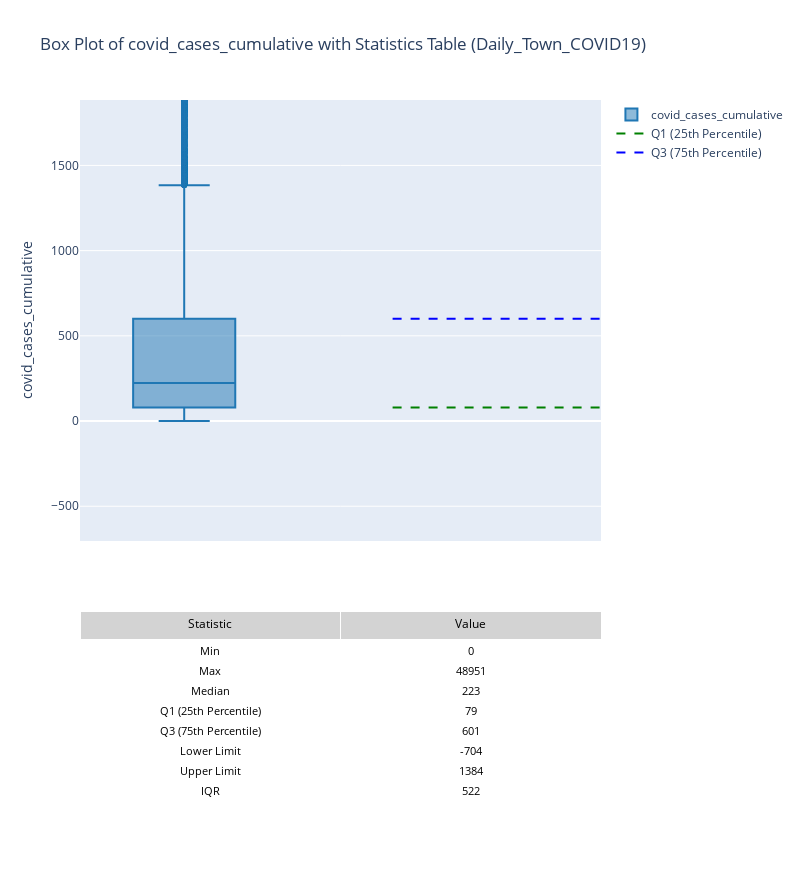

Source (notebook cell):
### Markdown cell above
### Box Plot of covid_cases_cumulative (Daily_Town_COVID19)

### Code cell
# Calculate IQR values
Q1 = Daily_Town_COVID19['covid_cases_cumulative'].quantile(0.25)
Q3 = Daily_Town_COVID19['covid_cases_cumulative'].quantile(0.75)
IQR = Q3 - Q1
lower_limit = Q1 - 1.5 * IQR
upper_limit = Q3 + 1.5 * IQR
min_value = Daily_Town_COVID19['covid_cases_cumulative'].min()
max_value = Daily_Town_COVID19['covid_cases_cumulative'].max()
median_value = Daily_Town_COVID19['covid_cases_cumulative'].median()

# Create a subplot with 2 rows: one for the box plot, one for the table
fig_BC = make_subplots(
    rows=2, cols=1,
    row_heights=[0.7, 0.3],  # Allocate space for the graph and table
    vertical_spacing=0.1,
    specs=[[{"type": "xy"}], [{"type": "table"}]]  # First row: xy plot, second row: table
)

# Add the box plot layer
fig_BC.add_trace(
    go.Box(
        y=Daily_Town_COVID19['covid_cases_cumulative'],
        name='covid_cases_cumulative',
        boxpoints='outliers',  # Show outliers as individual points
        marker=dict(color='#1f77b4', outliercolor='#ff7f0e', size=6),  # Outliers in a different color
        line=dict(color='#1f77b4')
    ),
    row=1, col=1
)

# Add IQR lines
fig_BC.add_trace(
    go.Scatter(
        x=[-0.5, 0.5],  # Extend the line horizontally
        y=[Q1, Q1],
        mode='lines',
        line=dict(color='green', dash='dash'),
        name='Q1 (25th Percentile)'
    ),
    row=1, col=1
)
fig_BC.add_trace(
    go.Scatter(
        x=[-0.5, 0.5],
        y=[Q3, Q3],
        mode='lines',
        line=dict(color='blue', dash='dash'),
        name='Q3 (75th Percentile)'
    ),
    row=1, col=1
)

# Add the table with statistics
fig_BC.add_trace(
    go.Table(
        header=dict(
            values=["Statistic", "Value"],
            fill_color="lightgrey",
            align="center",
            font=dict(size=12, color="black")
        ),
        cells=dict(
            values=[
                ["Min", "Max", "Median", "Q1 (25th Percentile)", "Q3 (75th Percentile)", "Lower Limit", "Upper Limit", "IQR"],
                [min_value, max_value, median_value, Q1, Q3, lower_limit, upper_limit, IQR]
            ],
            fill_color="white",
            align="center",
            font=dict(size=11, color="black")
        )
    ),
    row=2, col=1
)

# Update layout for better visibility
fig_BC.update_layout(
    title='Box Plot of covid_cases_cumulative with Statistics Table (Daily_Town_COVID19)',
    xaxis_title='',
    yaxis_title='covid_cases_cumulative',
    yaxis=dict(range=[lower_limit, upper_limit + 500]),  # Slightly extend the range for clarity
    height=880,  # Adjust height to accommodate both graph and table
    width=800,
    showlegend=True,  # Show legend for IQR lines
    xaxis=dict(showticklabels=False)
)

# Show the plot
fig_BC.show()

### Figure 1 — Plotly figure (JSON) as saved in the notebook; plotly's stock layout.template omitted (floating-point values rounded to 4 significant figures; data arrays with more than 128 entries replaced by an {"elided": "..."} marker saying what was removed)
{"data": [{"boxpoints": "outliers", "line": {"color": "#1f77b4"}, "marker": {"color": "#1f77b4", "outliercolor": "#ff7f0e", "size": 6}, "name": "covid_cases_cumulative", "type": "box", "xaxis": "x", "y": {"elided": "42777 int values"}, "yaxis": "y"}, {"line": {"color": "green", "dash": "dash"}, "mode": "lines", "name": "Q1 (25th Percentile)", "type": "scatter", "x": [-0.5, 0.5], "xaxis": "x", "y": [79, 79], "yaxis": "y"}, {"line": {"color": "blue", "dash": "dash"}, "mode": "lines", "name": "Q3 (75th Percentile)", "type": "scatter", "x": [-0.5, 0.5], "xaxis": "x", "y": [601, 601], "yaxis": "y"}, {"cells": {"align": "center", "fill": {"color": "white"}, "font": {"color": "black", "size": 11}, "values": [["Min", "Max", "Median", "Q1 (25th Percentile)", "Q3 (75th Percentile)", "Lower Limit", "Upper Limit", "IQR"], [0, 48951, 223, 79, 601, -704, 1384, 522]]}, "domain": {"x": [0, 1], "y": [0, 0.27]}, "header": {"align": "center", "fill": {"color": "lightgrey"}, "font": {"color": "black", "size": 12}, "values": ["Statistic", "Value"]}, "type": "table"}], "layout": {"height": 880, "showlegend": true, "title": {"text": "Box Plot of covid_cases_cumulative with Statistics Table (Daily_Town_COVID19)"}, "width": 800, "xaxis": {"anchor": "y", "domain": [0, 1], "showticklabels": false, "title": {"text": ""}}, "yaxis": {"anchor": "x", "domain": [0.37, 1], "range": [-704, 1884], "title": {"text": "covid_cases_cumulative"}}}}
